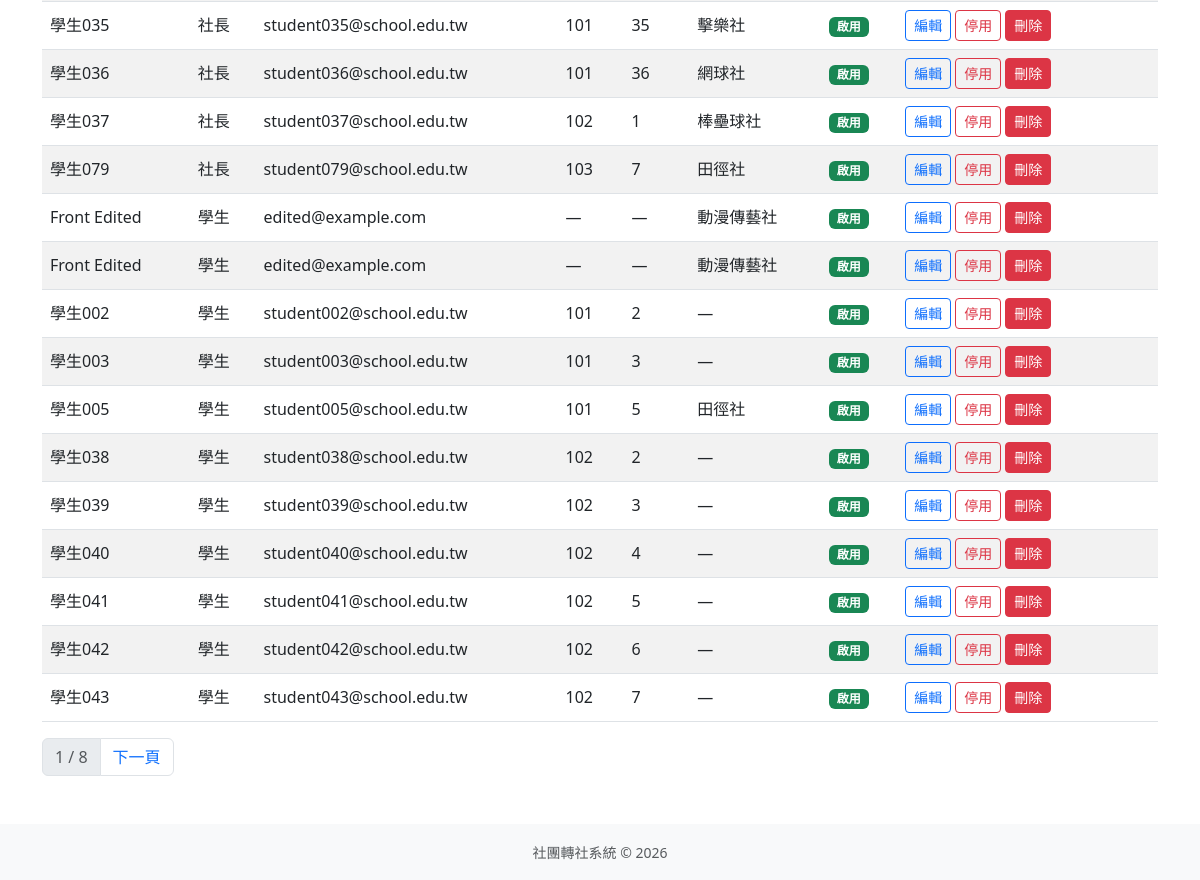
The app's page /admin-panel/accounts/ (signed in, lower part), older data.
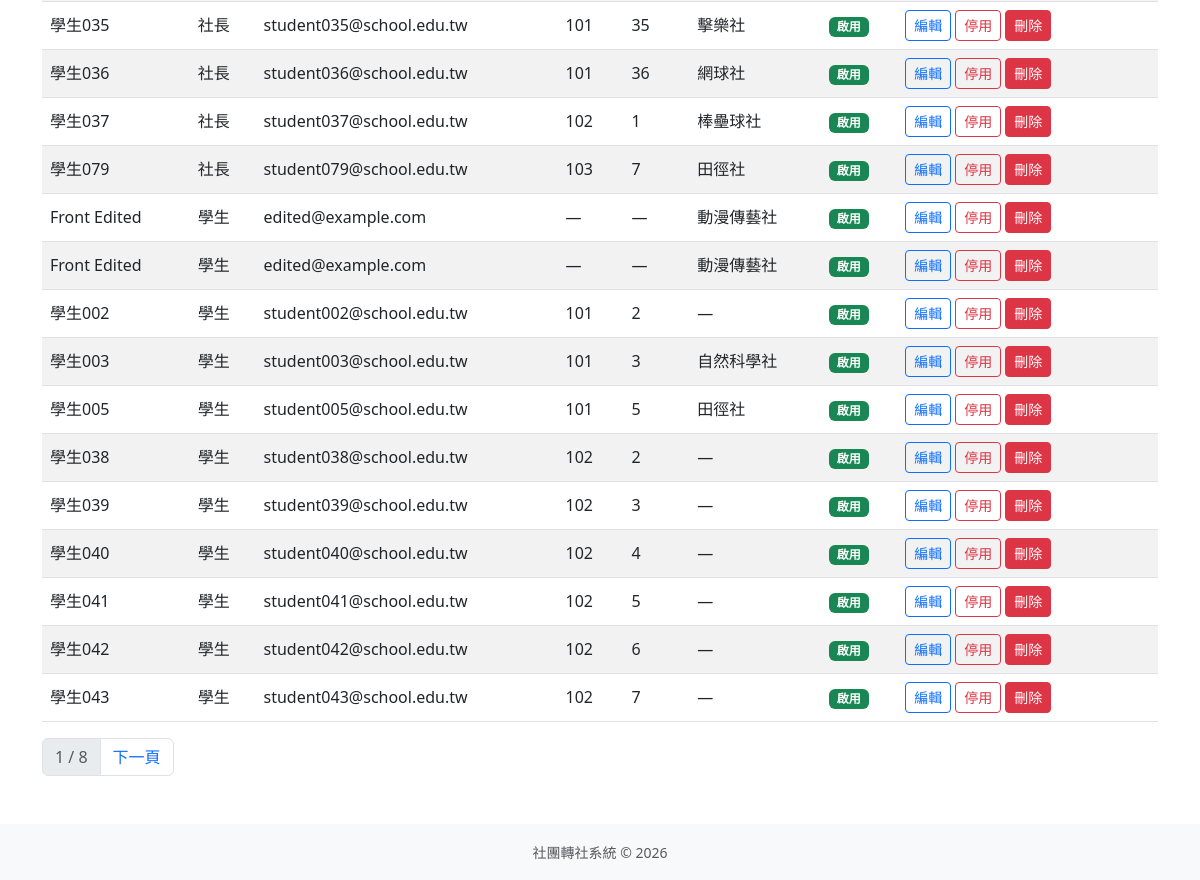
The same page, newer data.
### accounts/models.py (models this page shows, shortened)
class User(django.contrib.auth.models.AbstractUser):
    ROLE_CHOICES = [
        ('student', '學生'),
        ('president', '社長'),
        ('teacher', '指導老師'),
        ('admin', '訓育組（管理員）'),
    ]
    role = models.CharField(
        max_length=20,
        choices=ROLE_CHOICES,
        default='student',
        verbose_name='身分組'
    )
    student_id = models.CharField(
        max_length=20,
        blank=True,
        verbose_name='學號'
    )
    class_name = models.CharField(
        max_length=20,
        blank=True,
        verbose_name='班級'
    )
    seat_number = models.PositiveSmallIntegerField(
        null=True,
        blank=True,
        verbose_name='座號'
    )
    club = models.ForeignKey(
        'clubs.Club',
        on_delete=models.SET_NULL,
        null=True,
        blank=True,
        verbose_name='所屬社團',
        related_name='members'
    )
    class Meta:
        verbose_name = '使用者'
        verbose_name_plural = '使用者'

### clubs/models.py (models this page shows, shortened)
class Club(models.Model):
    CATEGORY_CHOICES = [
        ('academic', '學術類'),
        ('arts', '藝文類'),
        ('performance', '藝能類'),
        ('recreation', '康輔類'),
        ('sports', '體育類'),
    ]
    code = models.CharField(max_length=10, unique=True, null=True, blank=True, verbose_name='社團代號')
    name = models.CharField(max_length=100, verbose_name='社團名稱')
    teacher = models.CharField(max_length=50, default='', verbose_name='指導老師')
    president = models.CharField(max_length=50, default='', verbose_name='社長')
    location = models.CharField(max_length=100, blank=True, verbose_name='社課場地')
    category = models.CharField(max_length=20, choices=CATEGORY_CHOICES, blank=True, verbose_name='類別')
    description = models.TextField(blank=True, verbose_name='社團描述')
    max_members = models.PositiveIntegerField(default=30, verbose_name='人數上限')
    current_members = models.PositiveIntegerField(default=0, verbose_name='現有人數')
    is_active = models.BooleanField(default=True, verbose_name='啟用中')
    created_at = models.DateTimeField(auto_now_add=True, verbose_name='建立時間')
    updated_at = models.DateTimeField(auto_now=True, verbose_name='更新時間')
    class Meta:
        verbose_name = '社團'
        verbose_name_plural = '社團'
        ordering = ['name']
    def __str__(self):
        return self.name

### accounts/views.py (the view, shortened to what this page needs)
# urls.py: path('admin-panel/accounts/', views.AccountAdminListView.as_view(), name='account_admin_list'),
class AccountAdminListView(LoginRequiredMixin, AdminRequiredMixin, ListView):
    template_name = 'accounts/account_admin_list.html'
    context_object_name = 'accounts'
    paginate_by = 50
    allowed_roles = ['student', 'president', 'teacher']
    def get_queryset(self):
        queryset = User.objects.filter(
            role__in=self.allowed_roles,
            is_superuser=False,
        ).select_related('club').order_by('role', 'username')
        role = self.request.GET.get('role', '').strip()
        if role in self.allowed_roles:
            queryset = queryset.filter(role=role)
        query = self.request.GET.get('q', '').strip()
        return queryset
    def get_context_data(self, **kwargs):
        context = super().get_context_data(**kwargs)
        context['q'] = self.request.GET.get('q', '').strip()
        context['selected_role'] = self.request.GET.get('role', '').strip()
        context['role_options'] = [
            ('', '全部'),
            ('student', '學生'),
            ('president', '社長'),
            ('teacher', '指導老師'),
        ]
        return context

### accounts/views.py (called while the page is built)
    def test_func(self):
        user = self.request.user
        return user.is_authenticated and (
            user.is_superuser or getattr(user, 'role', None) == 'admin'
        )

### transfers/context_processors.py (called while the page is built)
def transfer_window(request):
    return get_transfer_window_state()

### transfers/models.py (called while the page is built)
    @classmethod
    def get_current(cls):
        return cls.objects.order_by('-updated_at', '-pk').first()

    def is_open(self, today=None):
        if self.is_paused:
            return False
        today = today or timezone.localdate()
        return self.start_date <= today <= self.end_date

    def get_status(self, today=None):
        if self.is_paused:
            return 'paused'
        today = today or timezone.localdate()
        if today < self.start_date:
            return 'not_started'
        if today > self.end_date:
            return 'ended'
        return 'open'

### templates/accounts/account_admin_list.html (shortened to what this page needs)
{% extends "base.html" %}
{% block content %}
<div class="table-responsive">
    <table class="table table-striped table-hover align-middle">
        <tbody>
            {% for account in accounts %}
                <tr>
                    <td>{{ account.first_name|default:account.username }}</td>
                    <td>{{ account.get_role_display }}</td>
                    <td>{{ account.email|default:"—" }}</td>
                    {% if account.role == 'teacher' %}
                        <td>—</td>
                        <td>—</td>
                        <td>—</td>
                    {% else %}
                        <td>{{ account.class_name|default:"—" }}</td>
                        <td>{{ account.seat_number|default:"—" }}</td>
                        <td>{{ account.club|default:"—" }}</td>
                    {% endif %}
                    <td>
                        {% if account.is_active %}
                            <span class="badge bg-success">啟用</span>
                        {% else %}
                            <span class="badge bg-secondary">停用</span>
                        {% endif %}
                    </td>
                    <td>
                        <div class="d-flex flex-wrap gap-1">
                            {% if account.role == 'teacher' %}
                                <a href="{% url 'teacher_admin_edit' account.pk %}" class="btn btn-sm btn-outline-primary">編輯</a>
                                {% if account.is_active %}
                                    <a href="{% url 'teacher_admin_deactivate' account.pk %}" class="btn btn-sm btn-outline-danger">停用</a>
                                {% else %}
                                    <form method="post" action="{% url 'teacher_admin_reactivate' account.pk %}" class="d-inline">
                                        {% csrf_token %}
                                        <button type="submit" class="btn btn-sm btn-outline-success">重新啟用</button>
                                    </form>
                                {% endif %}
                                <a href="{% url 'teacher_admin_delete' account.pk %}" class="btn btn-sm btn-danger">刪除</a>
                            {% else %}
                                <a href="{% url 'student_admin_edit' account.pk %}" class="btn btn-sm btn-outline-primary">編輯</a>
                                {% if account.is_active %}
                                    <a href="{% url 'student_admin_deactivate' account.pk %}" class="btn btn-sm btn-outline-danger">停用</a>
                                {% else %}
                                    <form method="post" action="{% url 'student_admin_reactivate' account.pk %}" class="d-inline">
                                        {% csrf_token %}
                                        <button type="submit" class="btn btn-sm btn-outline-success">重新啟用</button>
                                    </form>
                                {% endif %}
                                <a href="{% url 'student_admin_delete' account.pk %}" class="btn btn-sm btn-danger">刪除</a>
                            {% endif %}
                        </div>
                    </td>
                </tr>
            {% empty %}
                <tr>
                    <td colspan="8" class="text-center text-muted">沒有符合條件的帳號。</td>
                </tr>
            {% endfor %}
        </tbody>
    </table>
</div>
{% if is_paginated %}
    <nav>
        <ul class="pagination">
            <li class="page-item disabled"><span class="page-link">{{ page_obj.number }} / {{ page_obj.paginator.num_pages }}</span></li>
            {% if page_obj.has_next %}
                <li class="page-item"><a class="page-link" href="?q={{ q }}&role={{ selected_role }}&page={{ page_obj.next_page_number }}">下一頁</a></li>
            {% endif %}
        </ul>
    </nav>
{% endif %}
{% endblock %}

Row changes from the older to the newer data that the page shows:
changed User "學生003": club "—" → "自然科學社"
